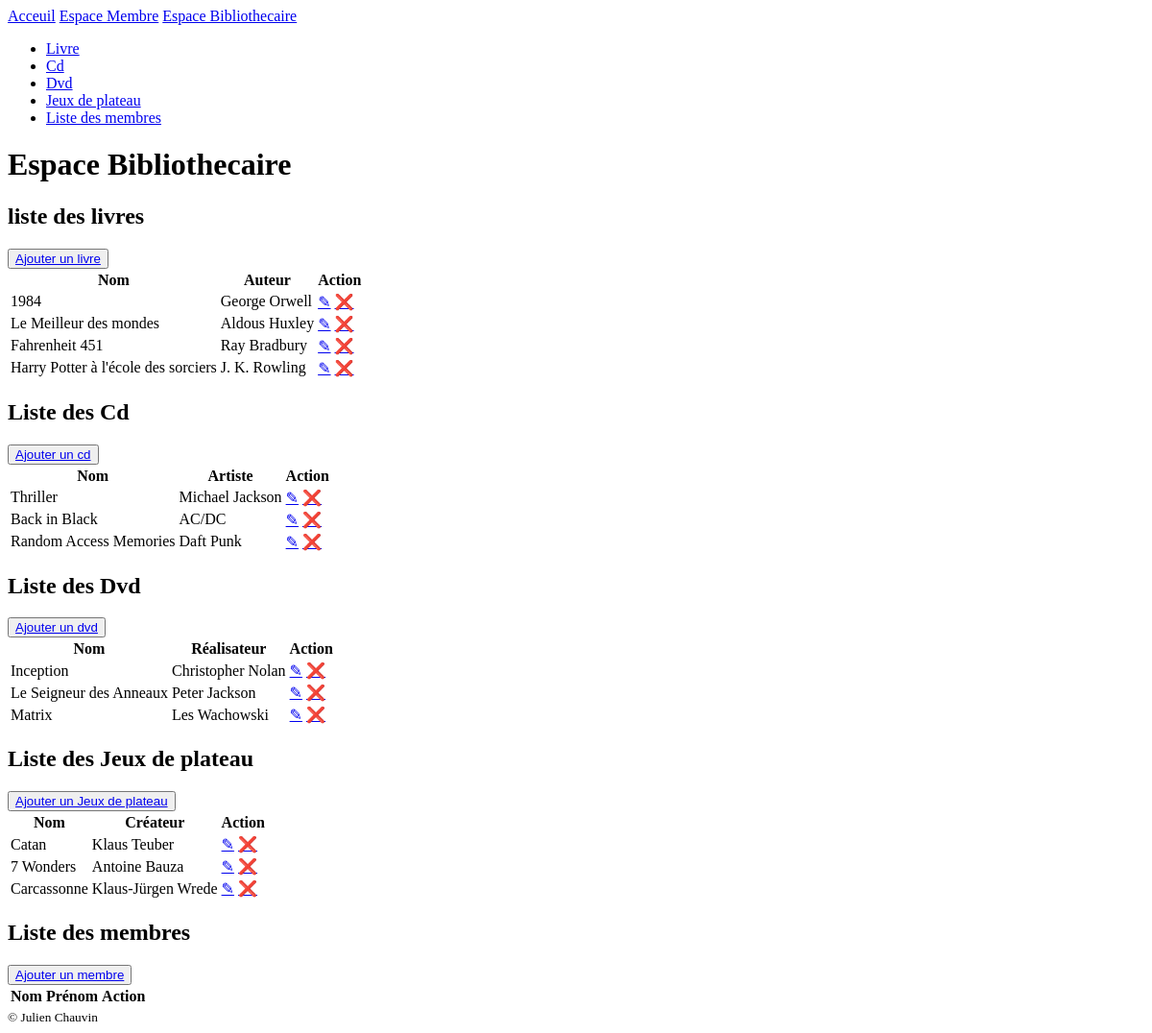
Page /bibliothecaire/accueil on the earlier database version.
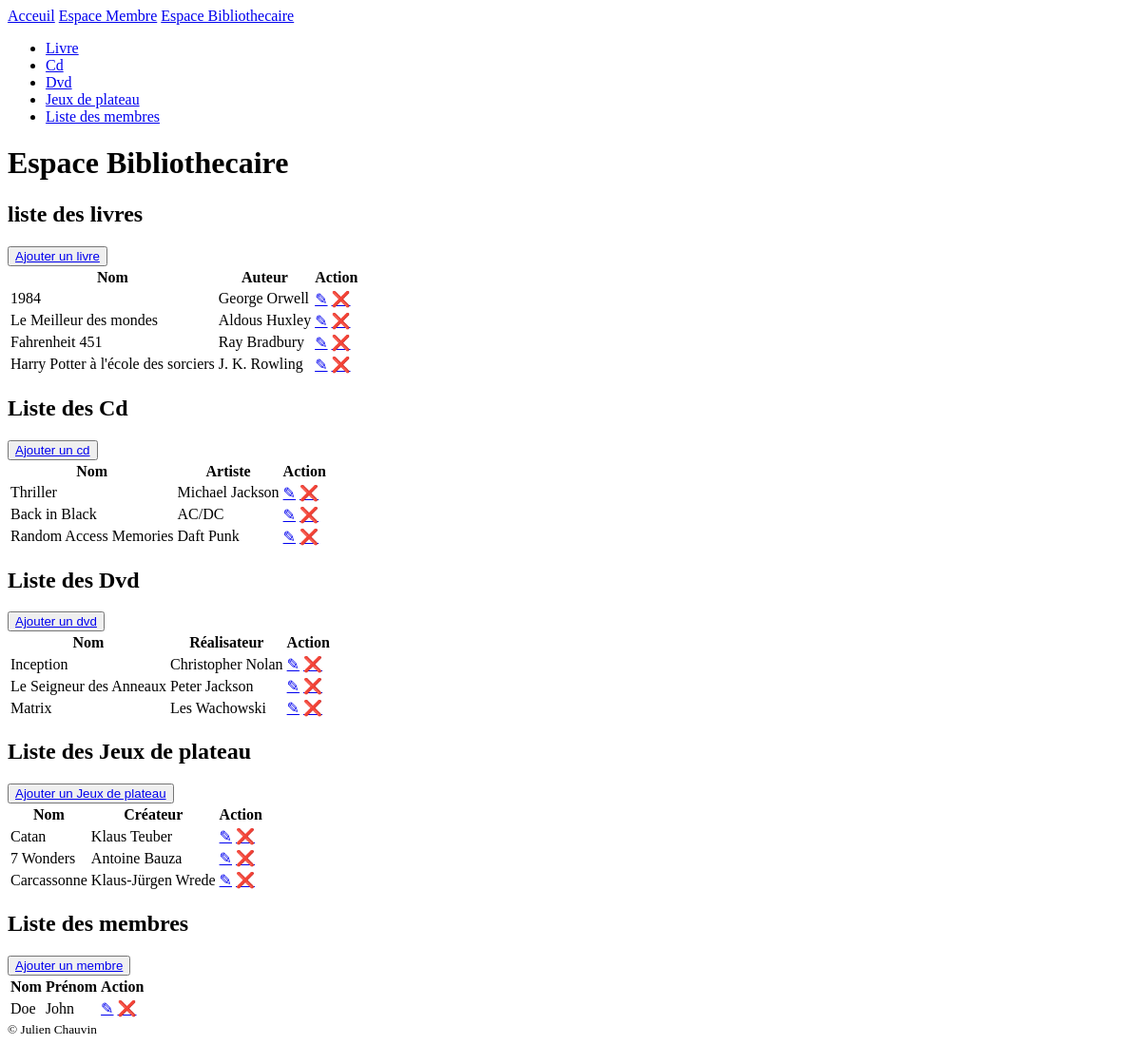
Same page on the later database version.
### bibliothecaire/models.py (models this page shows, shortened)
class Media(models.Model):
    nom = models.CharField(max_length=100)
    date_emprunt = models.DateField(null=True, blank=True)
    disponible = models.BooleanField(default=True)
    emprunteur = models.ForeignKey(Emprunteur, on_delete=models.SET_NULL, null=True, blank=True)
    class Meta:
        abstract = True

class Livre(Media):
    auteur = models.CharField(max_length=100)

class Cd(Media):
    artiste = models.CharField(max_length=100)

class Dvd(Media):
    realisateur = models.CharField(max_length=100)

class Jeux_de_plateau(models.Model):
    nom = models.CharField(max_length=100)
    createur = models.CharField(max_length=100)

class Membre(models.Model):
    nom = models.CharField(max_length=100)
    prenom = models.CharField(max_length=100)

### bibliothecaire/views.py (the view)
# urls.py: path('accueil', views.accueil_bibliothecaire, name = 'accueil_bibliothecaire'),
def accueil_bibliothecaire(request):
    context = {"livres" : Livre.objects.all(),
               "dvds" : Dvd.objects.all(),
               "cds" : Cd.objects.all(),
               "jeux_de_plateau" : Jeux_de_plateau.objects.all(),
               "membres" : Membre.objects.all()
               }
    return render(request, 'accueil_bibliothecaire.html', context)

### bibliothecaire/templates/accueil_bibliothecaire.html (shortened to what this page needs)
{% extends 'base.html' %}
{% block submenu %}
<nav>
    <ul>
        <li>
            <a href="{% url 'bibliothecaire:accueil_bibliothecaire' %}#livre">Livre</a>
        </li>
        <li>
            <a href="{% url 'bibliothecaire:accueil_bibliothecaire' %}#cd">Cd</a>
        </li>
        <li>
            <a href="{% url 'bibliothecaire:accueil_bibliothecaire' %}#dvd">Dvd</a>
        </li>
        <li>
            <a href="{% url 'bibliothecaire:accueil_bibliothecaire' %}#jeux">Jeux de plateau</a>
        </li>
        <li>
            <a href="{% url 'bibliothecaire:accueil_bibliothecaire' %}#membre_liste">Liste des membres</a>
        </li>
    </ul>
</nav>
{% endblock %}
{% block h1 %}Espace Bibliothecaire{% endblock %}
{% block content %}
<section id="livre">
    <h2>liste des livres</h2>
    <button>
        <a href="{% url 'bibliothecaire:ajouter_livre' %}">Ajouter un livre</a>
    </button>
    <table>
        <thead>
            <tr>
                <th>Nom</th>
                <th>Auteur</th>
                <th>Action</th>
            </tr>
        </thead>
        <tbody>
            {% for livre in livres %}
            <tr>
                <td>{{livre.nom}}</td>
                <td>{{livre.auteur}}</td>
                <td>
                    <a href="{% url 'bibliothecaire:modifier_livre' livre.id %}">&#9998;</a>
                    <a href="{% url 'bibliothecaire:supprimer_livre' livre.id %}">&#10060;</a>
                </td>
            </tr>
            {% endfor %}
        </tbody>
    </table>
</section>
<section id="cd">
    <h2>Liste des Cd</h2>
    <button>
        <a href="{% url 'bibliothecaire:ajouter_cd' %}">Ajouter un cd</a>
    </button>
    <table>
        <thead>
            <tr>
                <th>Nom</th>
                <th>Artiste</th>
                <th>Action</th>
            </tr>
        </thead>
        <tbody>
            {% for cd in cds %}
            <tr>
                <td>{{cd.nom}}</td>
                <td>{{cd.artiste}}</td>
                <td>
                    <a href="{% url 'bibliothecaire:modifier_cd' cd.id %}">&#9998;</a>
                    <a href="{% url 'bibliothecaire:supprimer_cd' cd.id %}">&#10060;</a>
                </td>
            </tr>
            {% endfor %}
        </tbody>
    </table>
</section>
<section id="dvd">
    <h2>Liste des Dvd</h2>
    <button>
        <a href="{% url 'bibliothecaire:ajouter_dvd' %}">Ajouter un dvd</a>
    </button>
    <table>
        <thead>
            <tr>
                <th>Nom</th>
                <th>Réalisateur</th>
                <th>Action</th>
            </tr>
        </thead>
        <tbody>
            {% for dvd in dvds %}
            <tr>
                <td>{{dvd.nom}}</td>
                <td>{{dvd.realisateur}}</td>
                <td>
                    <a href="{% url 'bibliothecaire:modifier_dvd' dvd.id %}">&#9998;</a>
                    <a href="{% url 'bibliothecaire:supprimer_dvd' dvd.id %}">&#10060;</a>
                </td>
            </tr>
            {% endfor %}
        </tbody>
    </table>
</section>
<section id="jeux">
    <h2>Liste des Jeux de plateau</h2>
    <button>
        <a href="{% url 'bibliothecaire:ajouter_jeux_de_plateau' %}">Ajouter un Jeux de plateau</a>
    </button>
    <table>
        <thead>
            <tr>
                <th>Nom</th>
                <th>Créateur</th>
                <th>Action</th>
            </tr>
        </thead>
        <tbody>
            {% for jeux_de_plateau in jeux_de_plateau %}
            <tr>
                <td>{{jeux_de_plateau.nom}}</td>
                <td>{{jeux_de_plateau.createur}}</td>
                <td>
                    <a href="{% url 'bibliothecaire:modifier_jeux_de_plateau' jeux_de_plateau.id %}">&#9998;</a>
                    <a href="{% url 'bibliothecaire:supprimer_jeux_de_plateau' jeux_de_plateau.id %}">&#10060;</a>
                </td>
            </tr>
            {% endfor %}
        </tbody>
    </table>
</section>
<section id="membre_liste">
    <h2>Liste des membres</h2>
    <button>
        <a href="{% url 'bibliothecaire:ajouter_membre' %}">Ajouter un membre</a>
    </button>
    <table>
        <thead>
            <tr>
                <th>Nom</th>
                <th>Prénom</th>
                <th>Action</th>
            </tr>
        </thead>
        <tbody>
            {% for membre in membres %}
            <tr>
                <td>{{membre.nom}}</td>
                <td>{{membre.prenom}}</td>
                <td>
                    <a href="{% url 'bibliothecaire:modifier_membre' membre.id %}">&#9998;</a>
                    <a href="{% url 'bibliothecaire:supprimer_membre' membre.id %}">&#10060;</a>
                </td>
            </tr>
            {% endfor %}
        </tbody>
    </table>
</section>
{% endblock %}

### templates/base.html (shortened to what this page needs)
<!DOCTYPE html>
<html lang="fr">
<head>
</head>
<body>
    <header>
        <nav>
            <a href="{% url 'accueil' %}">Acceuil</a>
            <a href="{% url 'membre:accueil_membre' %}">Espace Membre</a>
            <a href="{% url 'bibliothecaire:accueil_bibliothecaire' %}">Espace Bibliothecaire</a>
            {% block submenu %}
            {% endblock %}
        </nav>
        <h1>
            {% block h1 %}Médiathèque{% endblock %}
        </h1>
    </header>
    <main>
        {% block content %}
        {% endblock %}
    </main>
    <footer>
        <small>
            © Julien Chauvin
        </small>
    </footer>
</body>
</html>

Differences in the rows shown:
added Membre: nom "Doe", prenom "John"
